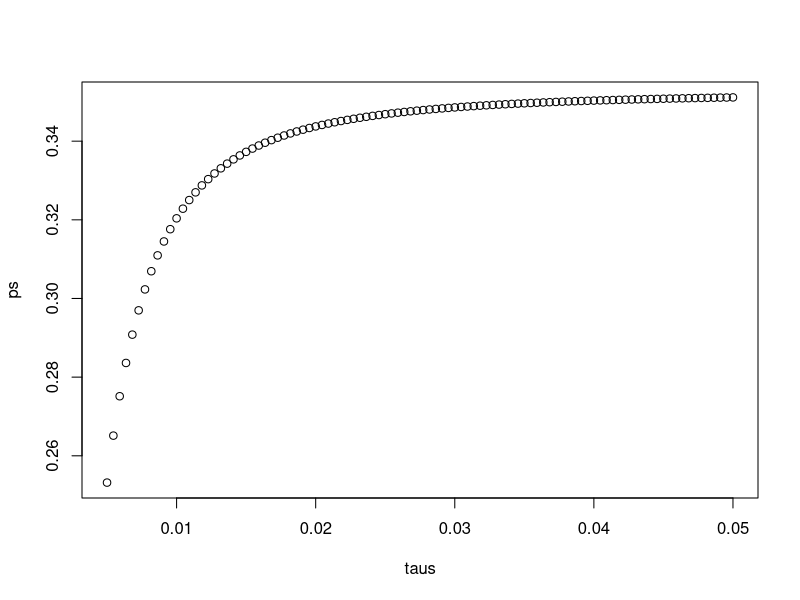
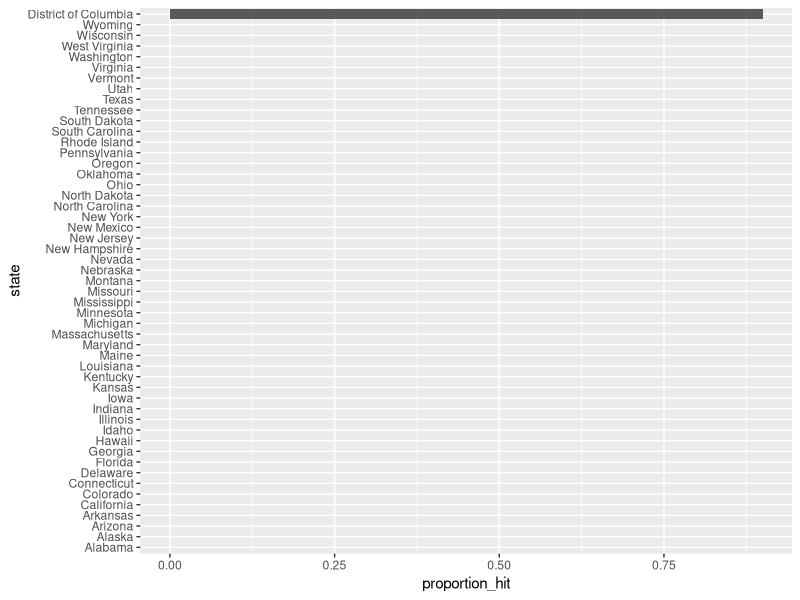
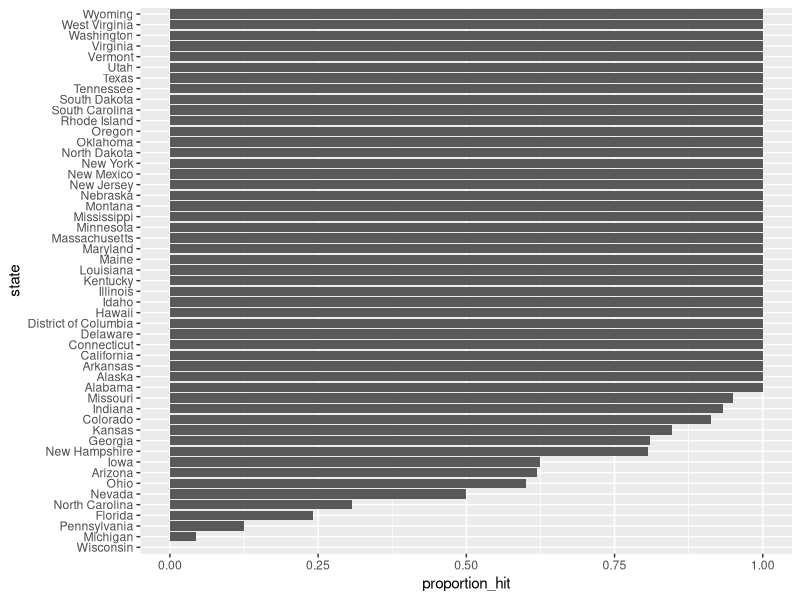
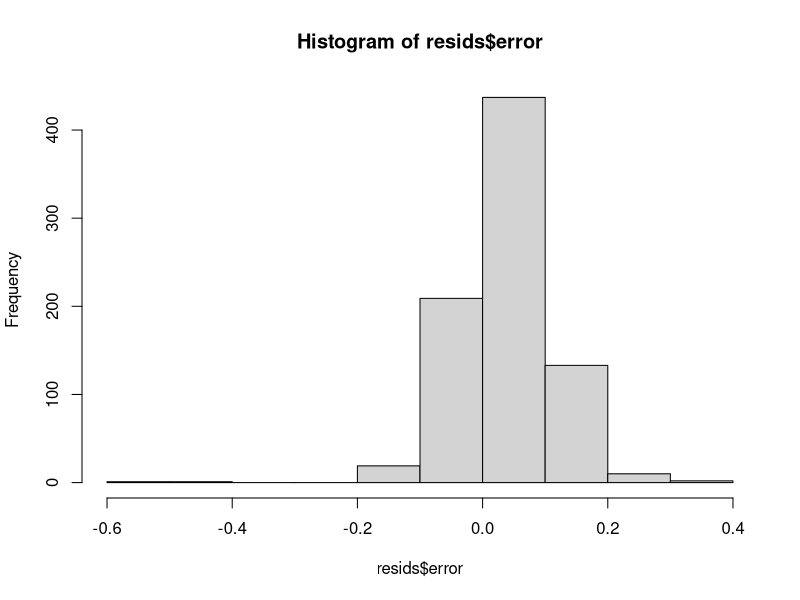
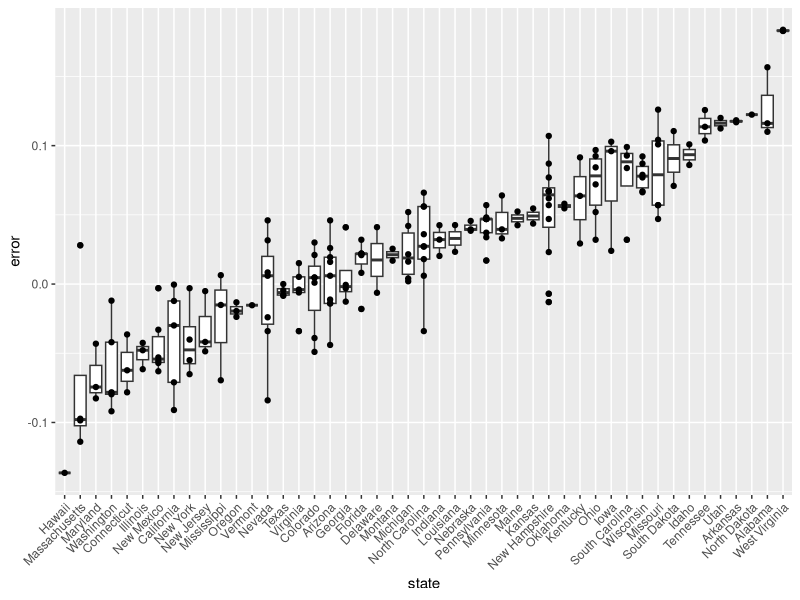
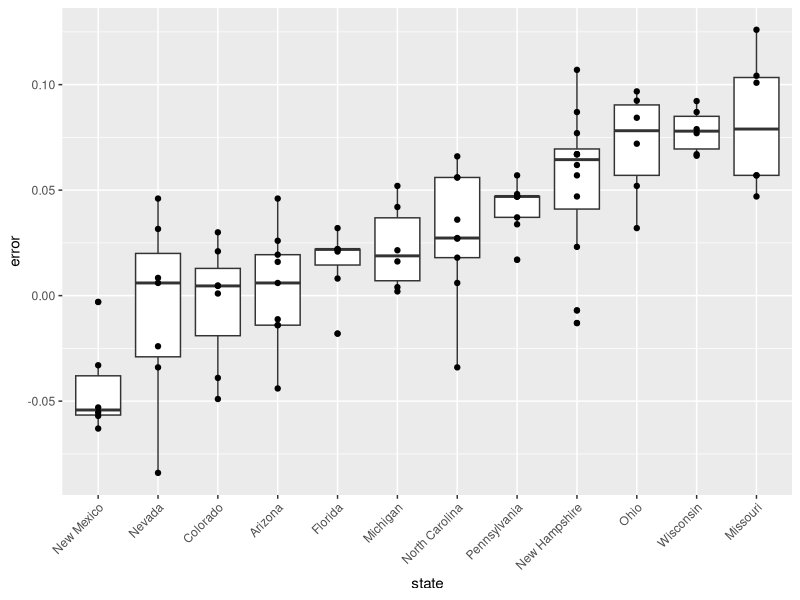
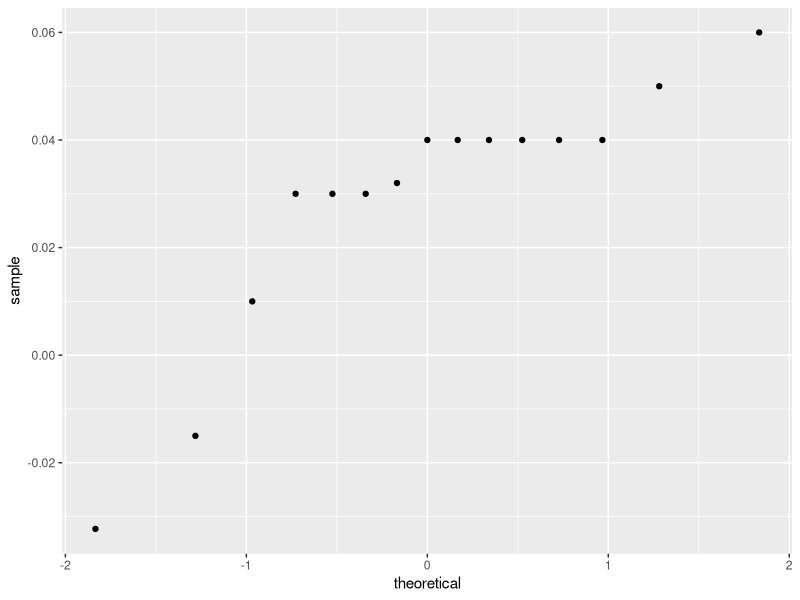

R code for these plots, in order:
## ---- chunk 1
prev <- 0.00025
N <- 100000
outcome <- sample(c("Disease","Healthy"), N, replace = TRUE, 
                  prob = c(prev, 1 - prev))
## ---- chunk 2
N_D <- sum(outcome == "Disease")
N_D
N_H <- sum(outcome == "Healthy")
N_H
## ---- chunk 3
accuracy <- 0.99
test <- vector("character", N)
test[outcome == "Disease"]  <- sample(c("+", "-"), N_D, replace = TRUE, 
                                    prob = c(accuracy, 1 - accuracy))
test[outcome == "Healthy"]  <- sample(c("-", "+"), N_H, replace = TRUE, 
                                    prob = c(accuracy, 1 - accuracy))
## ---- chunk 4
table(outcome, test)
## ---- chunk 5
Pr1 <- 1/8500
Pr2 <- 1/100
Pr1*Pr2
## ---- chunk 6
(1 / 8500) * (1 / 100)
## ---- chunk 7
pr_ab <- 0.5
pr_b <- 1 / 1000000
pr_abc <- 0.5 / (1 / 1000000) * (1 - 1 / 1000000)
pr_bc <- 1 - 1 / 1000000
pr_ba <- pr_ab * pr_b / (pr_ab * pr_b + pr_abc * pr_bc)
pr_ba
## ---- chunk 8
library(tidyverse)
library(dslabs)
data(polls_us_election_2016)
polls <- polls_us_election_2016 %>% 
  filter(state == "Florida" & enddate >= "2016-11-04" ) %>% 
  mutate(spread = rawpoll_clinton/100 - rawpoll_trump/100)
## ---- chunk 9
results <- polls %>% summarize(avg = mean(spread),  se = sd(spread)/sqrt(n()))
results
## ---- chunk 10
sigma <- results$se
Y <- results$avg
tau <- 0.01
miu <- 0
B <- sigma^2 / (sigma^2 + tau^2)
B
estimate <- miu + (1 - B) * (Y - miu)
estimate
## ---- chunk 11
se <- sqrt(1/(1/sigma^2+1/tau^2))
se
## ---- chunk 12
ci <- c(estimate - qnorm(0.975) * se, estimate + qnorm(0.975) * se)
ci
## ---- chunk 13
pnorm(0, estimate, se)
## ---- chunk 14
taus <- seq(0.005, 0.05, len = 100)
p_calc <- function(tau) {
  B <- sigma^2 / (sigma^2 + tau^2)
  est <- miu + (1 - B) * (Y - miu)
  se <- sqrt(1/(1/sigma^2+1/tau^2))
  pnorm(0, estimate, se)
}
ps <- sapply(taus, p_calc)
plot(taus, ps)
## ---- chunk 15
library(tidyverse)
library(dslabs)
polls <- polls_us_election_2016 %>% 
  filter(state == "U.S." & enddate >= "2016-10-31" &
           (grade %in% c("A+","A","A-","B+") | is.na(grade))) %>% 
  mutate(spread = rawpoll_clinton/100 - rawpoll_trump/100)
one_poll_per_pollster <- polls %>% group_by(pollster) %>% 
  filter(enddate == max(enddate)) %>%
  ungroup()
results <- one_poll_per_pollster %>% 
  summarize(avg = mean(spread), se = sd(spread)/sqrt(length(spread))) %>% 
  mutate(start = avg - 1.96*se, end = avg + 1.96*se) 
## ---- chunk 16
mu <- 0
tau <- 0.035
sigma <- results$se
Y <- results$avg
B <- sigma^2 / (sigma^2 + tau^2)
posterior_mean <- B*mu + (1-B)*Y
posterior_se <- sqrt( 1/ (1/sigma^2 + 1/tau^2))
posterior_mean
posterior_se
## ---- chunk 17
posterior_mean + c(-1.96, 1.96)*posterior_se
## ---- chunk 18
1 - pnorm(0, posterior_mean, posterior_se)
## ---- chunk 19
set.seed(3)
J <- 6
N <- 2000
d <- .021
p <- (d + 1)/2
X <- d + rnorm(J, 0, 2 * sqrt(p * (1 - p) / N))
## ---- chunk 20
I <- 5
J <- 6
N <- 2000
X <- sapply(1:I, function(i){
  d + rnorm(J, 0, 2 * sqrt(p * (1 - p) / N))
})
## ---- chunk 21
I <- 5
J <- 6
N <- 2000
d <- .021
p <- (d + 1) / 2
h <- rnorm(I, 0, 0.025)
X <- sapply(1:I, function(i){
  d + h[i] + rnorm(J, 0, 2 * sqrt(p * (1 - p) / N))
})
## ---- chunk 22
sd(one_poll_per_pollster$spread)
## ---- chunk 23
mu <- 0
tau <- 0.035
sigma <- sqrt(results$se^2 + .025^2)
Y <- results$avg
B <- sigma^2 / (sigma^2 + tau^2)
posterior_mean <- B*mu + (1-B)*Y
posterior_se <- sqrt( 1/ (1/sigma^2 + 1/tau^2))
1 - pnorm(0, posterior_mean, posterior_se)
## ---- chunk 24
results_us_election_2016 %>% top_n(5, electoral_votes)
## ---- chunk 25
results <- polls_us_election_2016 %>%
  filter(state!="U.S." & 
           !str_detect(state, "CD") & 
           enddate >="2016-10-31" & 
           (grade %in% c("A+","A","A-","B+") | is.na(grade))) %>%
  mutate(spread = rawpoll_clinton/100 - rawpoll_trump/100) %>%
  group_by(state) %>%
  summarize(avg = mean(spread), sd = sd(spread), n = n()) %>%
  mutate(state = as.character(state))
## ---- chunk 26
results %>% arrange(abs(avg))
## ---- chunk 27
results <- left_join(results, results_us_election_2016, by = "state")
## ---- chunk 28
results_us_election_2016 %>% filter(!state %in% results$state) %>% 
  pull(state)
## ---- chunk 29
results <- results %>%
  mutate(sd = ifelse(is.na(sd), median(results$sd, na.rm = TRUE), sd))
## ---- chunk 30
B <- 10000
mu <- 0
tau <- 0.02
clinton_EV <- replicate(B, {
  results %>% mutate(sigma = sd/sqrt(n), 
                   B = sigma^2 / (sigma^2 + tau^2),
                   posterior_mean = B * mu + (1 - B) * avg,
                   posterior_se = sqrt(1 / (1/sigma^2 + 1/tau^2)),
                   result = rnorm(length(posterior_mean), 
                                  posterior_mean, posterior_se),
                   clinton = ifelse(result > 0, electoral_votes, 0)) %>% 
    summarize(clinton = sum(clinton)) %>% 
    pull(clinton) + 7
})
mean(clinton_EV > 269)
## ---- chunk 31
tau <- 0.02
bias_sd <- 0.03
clinton_EV_2 <- replicate(1000, {
  results %>% mutate(sigma = sqrt(sd^2/n  + bias_sd^2),  
                   B = sigma^2 / (sigma^2 + tau^2),
                   posterior_mean = B*mu + (1-B)*avg,
                   posterior_se = sqrt( 1/ (1/sigma^2 + 1/tau^2)),
                   result = rnorm(length(posterior_mean), 
                                  posterior_mean, posterior_se),
                   clinton = ifelse(result>0, electoral_votes, 0)) %>% 
    summarize(clinton = sum(clinton) + 7) %>% 
    pull(clinton)
})
mean(clinton_EV_2 > 269)
## ---- chunk 32
one_pollster <- polls_us_election_2016 %>% 
  filter(pollster == "Ipsos" & state == "U.S.") %>% 
  mutate(spread = rawpoll_clinton/100 - rawpoll_trump/100)
## ---- chunk 33
se <- one_pollster %>% 
  summarize(empirical = sd(spread), 
            theoretical = 2 * sqrt(mean(spread) * (1 - mean(spread)) /
                                     min(samplesize)))
se
## ---- chunk 34
library(tidyverse)
library(dslabs)
data("polls_us_election_2016")
polls <- polls_us_election_2016 %>% 
  filter(state != "U.S." & enddate >= "2016-10-31") %>% 
  mutate(spread = rawpoll_clinton/100 - rawpoll_trump/100)
## ---- chunk 35
cis <- polls %>% mutate(x_hat = (spread + 1) / 2, se_hat = 2*sqrt((x_hat * (1 - x_hat)) / samplesize), lower = x_hat - qnorm(0.975) * se_hat, upper = x_hat + qnorm(0.975) * se_hat) %>% select(state, startdate, enddate, pollster, grade, spread, lower, upper)
## ---- chunk 36
add <- results_us_election_2016 %>% 
  mutate(actual_spread = clinton/100 - trump/100) %>% 
  select(state, actual_spread)
cis <- cis %>% 
  mutate(state = as.character(state)) %>% 
  left_join(add, by = "state")
## ---- chunk 37
cis %>% mutate(include = actual_spread >= lower & actual_spread <= upper) %>% summarise(mean(include == TRUE))
## ---- chunk 38
hit <- cis %>% mutate(include = actual_spread >= lower & actual_spread <= upper) %>%
  group_by(pollster) %>%
  filter(n() > 5) %>%
  summarize(proportion_hit = mean(include), n = n(), grade = grade[1])
hit
## ---- chunk 39
hit <- cis %>% mutate(include = actual_spread >= lower & actual_spread <= upper) %>%
  group_by(state) %>%
  filter(n() > 5) %>%
  summarize(proportion_hit = mean(include), n = n())
hit
## ---- chunk 40
hit %>% mutate(state = reorder(state, proportion_hit)) %>%
  ggplot(aes(state, proportion_hit)) + geom_bar(stat = "identity") + coord_flip()
## ---- chunk 41
resids <- cis %>% mutate(error = spread - actual_spread, hit = sign(spread)==sign(actual_spread))
## ---- chunk 42
hit <- resids %>% group_by(state) %>%
  filter(n()>5) %>%
  summarize(proportion_hit = mean(hit), n = n())
hit %>% mutate(state = reorder(state, proportion_hit)) %>%
  ggplot(aes(state, proportion_hit)) + 
  geom_bar(stat = "identity") +
  coord_flip()
## ---- chunk 43
hist(resids$error)
median(resids$error)
## ---- chunk 44
resids %>% filter(grade %in% c("A+","A","A-","B+") | is.na(grade)) %>%
  mutate(state = reorder(state, error)) %>%
  ggplot(aes(state, error)) + 
  theme(axis.text.x = element_text(angle = 45, hjust = 1)) +
  geom_boxplot() + 
  geom_point()
## ---- chunk 45
resids %>% filter(grade %in% c("A+","A","A-","B+") | is.na(grade)) %>%
  mutate(state = reorder(state, error)) %>%
  group_by(state) %>%
  filter(n()>5) %>%
  ungroup() %>%
  ggplot(aes(state, error)) + 
  theme(axis.text.x = element_text(angle = 45, hjust = 1)) +
  geom_boxplot() + 
  geom_point()
## ---- chunk 46
one_poll_per_pollster %>%
  ggplot(aes(sample=spread)) + stat_qq()
## ---- chunk 47
z <- qt(0.975,  nrow(one_poll_per_pollster)-1)
one_poll_per_pollster %>% 
  summarize(avg = mean(spread), moe = z*sd(spread)/sqrt(length(spread))) %>% 
  mutate(start = avg - moe, end = avg + moe)
## ---- chunk 48
qt(0.975, 14)
## ---- chunk 49
qnorm(0.975)
## ---- chunk 50
data("polls_us_election_2016")
polls_us_election_2016 %>%
  filter(state =="Wisconsin" &
           enddate >="2016-10-31" & 
           (grade %in% c("A+","A","A-","B+") | is.na(grade))) %>%
  mutate(spread = rawpoll_clinton/100 - rawpoll_trump/100) %>%
  mutate(state = as.character(state)) %>%
  left_join(results_us_election_2016, by = "state") %>%
  mutate(actual = clinton/100 - trump/100) %>%
  summarize(actual = first(actual), avg = mean(spread), 
            sd = sd(spread), n = n()) %>%
  select(actual, avg, sd, n)
